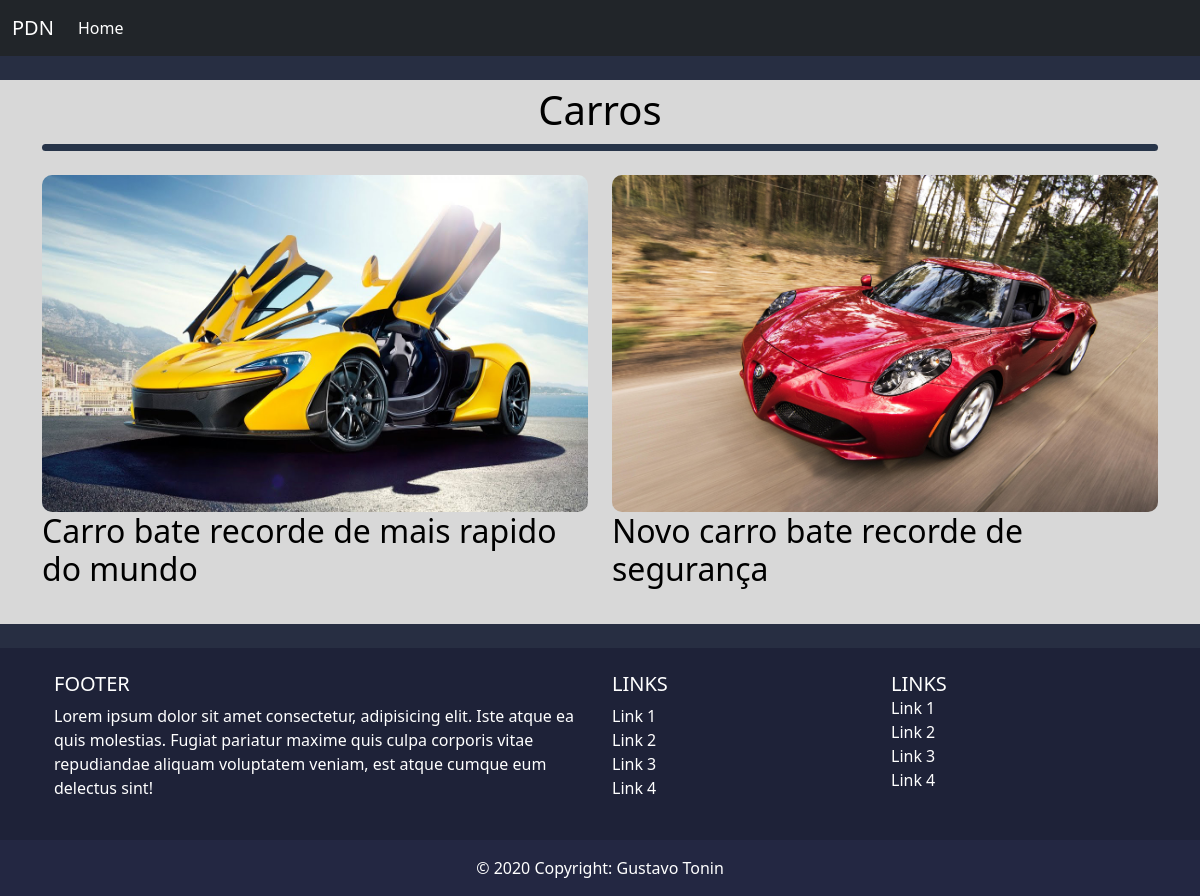
/canal/carros/, run on the app's committed database.
### categorias/models.py (models this page shows, shortened)
class Categoria(models.Model):
    nome = models.CharField(max_length=100)
    slug = models.SlugField(max_length=100, null=True, blank=True)
    exibir_categoria = models.BooleanField(default=False)
    def __str__(self):
        return self.nome

### artigos/models.py (models this page shows, shortened)
class Artigo(models.Model):
    slug = models.SlugField(max_length=100, null=True, blank=True)
    chapeu = models.CharField(max_length=100)
    titulo = models.CharField(max_length=100)
    legenda = models.CharField(max_length=200)
    data_publicacao = models.DateTimeField(default=timezone.now, blank=True)
    imagem = FileBrowseField("Image", max_length=200, directory="static/img/", extensions=[".jpg",".png",], blank=True)
    texto = models.TextField(null=True, blank=True)
    tag = models.ForeignKey(Tag, null=True, blank=True, on_delete=models.CASCADE)
    redator = models.ForeignKey(Redator, null=True, blank=True, on_delete=models.CASCADE)
    categoria = models.ForeignKey(Categoria, null=True, blank=True, on_delete=models.CASCADE)

### artigos/views.py (the view)
# urls.py: url(r'^(?P<categoria>[\w-]+)\/(?P<artigo>[\w-]+)\/$', views.materia,name='materia'),
def categoria(request, categoria=None):
    template = 'listagem.html'
    cat = Categoria.objects.get(slug=categoria)
    artigos = Artigo.objects.filter(categoria__slug=categoria)
    context = {'artigos': artigos, 'categoria': cat}
    return render(request, template, context)

### templates/listagem.html (shortened to what this page needs)
{% extends 'base.html' %}
{% block header %}
  <nav class="navbar navbar-expand-lg navbar-dark bg-dark">
    <div class="container-fluid">
      <a class="navbar-brand" href="/canal">PDN</a>
      <div class="collapse navbar-collapse" id="navbarNav">
        <ul class="navbar-nav">
          <li class="nav-item">
            <a class="nav-link active" aria-current="page" href="/canal">Home</a>
          </li>
        </ul>
      </div>
    </div>
  </nav>
  <br/>
{% endblock header %}
{% block content %}
    <div class="principal">
        <div class="container">
          <div class="row">
              <div class="titulo-pg text-center">{{categoria}}</div>
          </div>
          <br>
          <div class="hr-personalizado"></div>
          <br>
          <div class="row">
            {% for artigo in artigos %}
              <div class="col-md-6">
                <a href="/canal/{{ artigo.categoria }}/{{artigo.slug}}">
                  {% if artigo.imagem %}
                    <img src="/media/{{ artigo.imagem }}" class="img-fluid">
                  {% else %}
                    <img class="img-fluid" src="/media/uploads/download.png">
                  {% endif %}
                  <h2>{{ artigo.titulo }}</h2>
                </a>
              </div>
            {% endfor %}
          </div>
        </div>
    </div>
{% endblock content %}
{% block footer %}
  <br/>
  <footer class="text-white text-center text-lg-start" style="background-color: rgb(30, 34, 56)">
    <div class="container p-4">
      <div class="row">
        <div class="col-lg-6 col-md-12 mb-4 mb-md-0">
          <h5 class="text-uppercase">Footer</h5>
          <p>
            Lorem ipsum dolor sit amet consectetur, adipisicing elit. Iste atque ea quis
            molestias. Fugiat pariatur maxime quis culpa corporis vitae repudiandae aliquam
            voluptatem veniam, est atque cumque eum delectus sint!
          </p>
        </div>
        <div class="col-lg-3 col-md-6 mb-4 mb-md-0">
          <h5 class="text-uppercase">Links</h5>
          <ul class="list-unstyled mb-0">
            <li>
              <a href="#!" class="text-white">Link 1</a>
            </li>
            <li>
              <a href="#!" class="text-white">Link 2</a>
            </li>
            <li>
              <a href="#!" class="text-white">Link 3</a>
            </li>
            <li>
              <a href="#!" class="text-white">Link 4</a>
            </li>
          </ul>
        </div>
        <div class="col-lg-3 col-md-6 mb-4 mb-md-0">
          <h5 class="text-uppercase mb-0">Links</h5>
          <ul class="list-unstyled">
            <li>
              <a href="#!" class="text-white">Link 1</a>
            </li>
            <li>
              <a href="#!" class="text-white">Link 2</a>
            </li>
            <li>
              <a href="#!" class="text-white">Link 3</a>
            </li>
            <li>
              <a href="#!" class="text-white">Link 4</a>
            </li>
          </ul>
        </div>
      </div>
    </div>
    <div class="text-center p-3" style="background-color: rgb(35, 39, 66)">
      © 2020 Copyright: Gustavo Tonin
    </div>
  </footer>
{% endblock footer %}

### static/css/pdn.css (style rules this page uses)
body { background-color: rgb(39, 46, 66); }
.principal { background-color: rgb(216, 216, 216); }
a { text-decoration: none; color: black; }
img { border-radius: 10px; min-width: 100%; min-height: 75%; max-width: 100%; max-height: 75%; }
.titulo-pg { color: rgb(0, 0, 0); height: 40px; font-size:40px; }
.hr-personalizado { background: rgb(39, 52, 73); height: 7px; border-radius: 5px; }

### data on the page
Categoria: nome "Carros"
Artigo: imagem (placeholder picture), titulo "Carro bate recorde de mais rapido do mundo"
Artigo: imagem (picture), titulo "Novo carro bate recorde de segurança"
